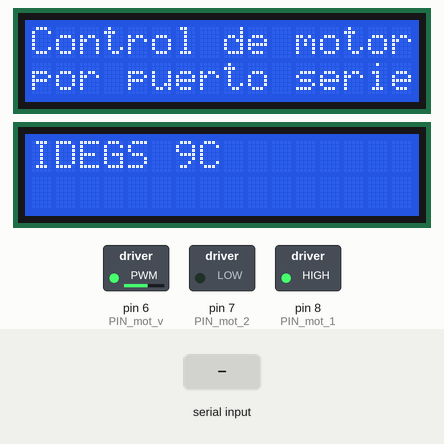
The sketch below on a simulated Arduino Uno, built with avr-gcc and run on an emulated ATmega328P. On the bench: 2 × 16×2 character LCD, switched loads named in the sketch (green lamp = pin HIGH). Inputs (shaded band) come from the test bench. What the sketch prints to the serial monitor is not drawn.

Above: at 1.4 s.
1.5 s: "r" received over Serial
At 2.5 s:
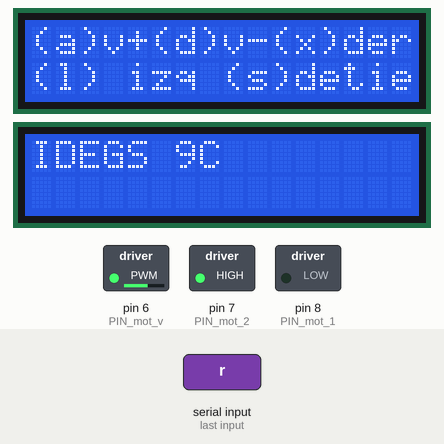
3.0 s: "s" received over Serial
At 3.6 s:
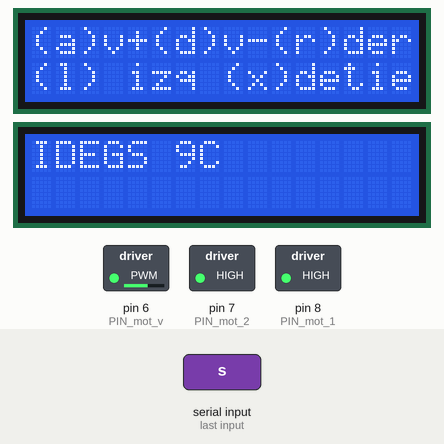
4.5 s: "a" received over Serial
At 5.7 s:
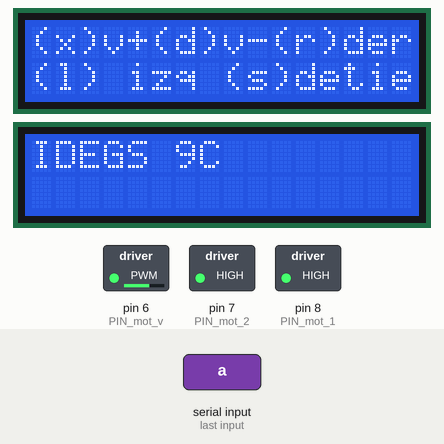
6.0 s: "d" received over Serial
At 7.1 s:
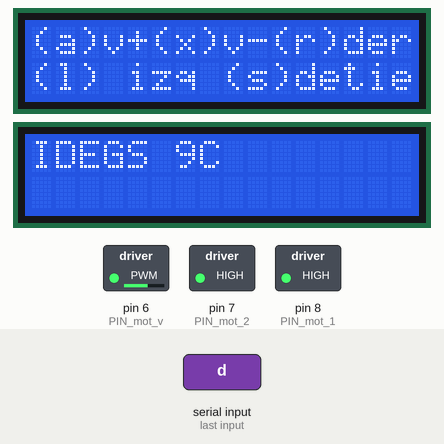
7.5 s: "l" received over Serial
At 8.2 s:
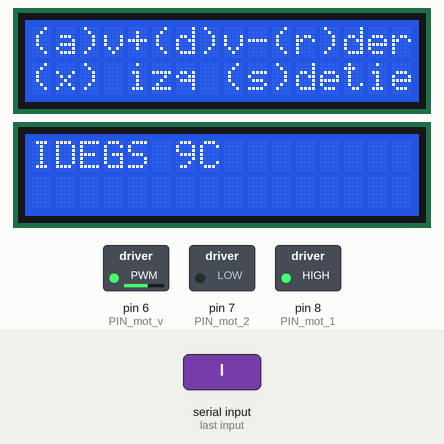
9.0 s: "t" received over Serial
At 9.5 s:
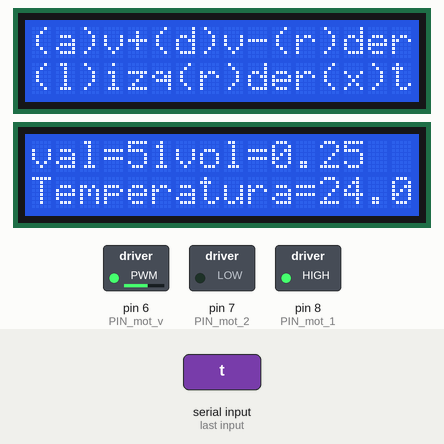
Timing chart, 0 to 11.5 s (numbered marks = the images above; inputs shaded):
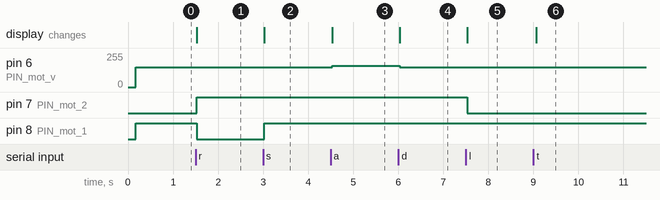

Measured:
- after the input at 1.5 s, pin 7 (PIN_mot_2): LOW → HIGH at once; pin 8 (PIN_mot_1): HIGH → LOW at once; the display: changes at once (image 1)
- after the input at 3.0 s, pin 8 (PIN_mot_1): LOW → HIGH at once; the display: changes at once (image 2)
- after the input at 4.5 s, pin 6 (PIN_mot_v): 150/255 → 160/255 at once; the display: changes at once (image 3)
- after the input at 6.0 s, pin 6 (PIN_mot_v): 160/255 → 150/255 at once; the display: changes at once (image 4)
- after the input at 7.5 s, pin 7 (PIN_mot_2): HIGH → LOW at once; the display: changes at once (image 5)
- after the input at 9.0 s, the display: changes after 0.07 s (image 6)

The sketch:

motor-app.ino
```cpp
#include <LCD_I2C.h>
#include <DHT.h>
#define DHTPIN 9
#define DHTTYPE DHT11
//Declarar pines de motor
#define PIN_mot_1 8
int PIN_mot_2 = 7;
int PIN_mot_v = 6;
int v=150; //Valor de la velocidad del motor (debe estar entre 0 y 255)
LCD_I2C lcd(0x20);
LCD_I2C lcd2(0x24);
DHT dht(DHTPIN,DHTTYPE); //dht.readHumidit(); dht.readTemperature(); isnan()

void setup() {
  Serial.begin(9600);  //Configuramos velocidad del puerto
  pinMode(PIN_mot_1,OUTPUT);
  pinMode(PIN_mot_2,OUTPUT);
  void aumentarVel();
  dht.begin();
  lcd.begin();
  lcd.backlight();
  lcd2.begin();
  lcd2.backlight();
  lcd.setCursor(0, 0); // se puede de 0 a 15 y de 0 a 1
  lcd.print("Control de motor!");
  lcd.setCursor(0, 1); // se puede de 0 a 15 y de 0 a 1
  lcd.print("por puerto serie");
  lcd2.setCursor(0, 0); // se puede de 0 a 15 y de 0 a 1
  lcd2.print("IDEGS 9C");

  analogWrite(PIN_mot_v,v);
  digitalWrite(PIN_mot_1,HIGH);
  digitalWrite(PIN_mot_2,LOW);
  menu();
}

void loop() {
  //Los pines analogicos tienen una resolución de 10 bits
  //esto equivale a un rango de 0 a 1023

  //v_recibido = (valor(PIN_S0)/1023)*5 <--- Los resultados son enteros
  //v_recibido = (valor(PIN_S0)/1023.0)*(5.0) <--- Los resultados son flotantes

  //el lm35 varia 10mV por cada grado centigrado si tenemos 27C -> voltaje=27*10mV=
  if(Serial.available()>0) {
    char dato=Serial.read();
    switch(dato) {
      case 'a': aumentarVel();
               break;
      case 'd':  disminuirVel();
               break;
      case 'r': giroDerecha();
               break;
      case 'l': giroIzquierda();
               break;
      case 's': detenerMot();
               break;
      case 't': leerLM35();
              break;
      case 'w':leerDHT11();
              break;
     default: break;
    }
  }
}

void aumentarVel() {
  lcd.setCursor(0,0);
               lcd.print("(x)v+(d)v-(r)der");
               lcd.setCursor(0,1);
               lcd.print("(l) izq (s)det");
               v=v+10;
               if(v>250) {
                v=250;
                 Serial.print("\fvel maxima");
               }
               else {
                Serial.print("\faumentando vel");
               }
               analogWrite(PIN_mot_v, v);
}

void disminuirVel() {
  lcd.setCursor(0,0);
               lcd.print("(a)v+(x)v-(r)der");
               lcd.setCursor(0,1);
               lcd.print("(l) izq (s)det");
               v=v-10;
               if(v<0) {
                v=0;
                 Serial.print("\fvel minima");
               }
               else {
                Serial.print("\fdisminuyendo vel");
               }
               analogWrite(PIN_mot_v, v);
}

void giroDerecha() {
  lcd.setCursor(0,0);
               lcd.print("(a)v+(d)v-(x)der");
               lcd.setCursor(0,1);
               lcd.print("(l) izq (s)det");
               Serial.print("\fgiro derecha");
               digitalWrite(PIN_mot_1, LOW);
               digitalWrite(PIN_mot_2, HIGH);
}

void giroIzquierda() {
  lcd.setCursor(0,0);
               lcd.print("(a)v+(d)v-(r)der");
               lcd.setCursor(0,1);
               lcd.print("(x) izq (s)det");
               Serial.print("\fgiro izquierda");
               digitalWrite(PIN_mot_1, HIGH);
               digitalWrite(PIN_mot_2, LOW);
}

void detenerMot() {
    lcd.setCursor(0,0);
               lcd.print("(a)v+(d)v-(r)der");
               lcd.setCursor(0,1);
               lcd.print("(l) izq (x)det");
               Serial.print("\fdeteniendo ");
               digitalWrite(PIN_mot_1, HIGH);
               digitalWrite(PIN_mot_2, HIGH);
}

void leerLM35() {
  lcd.setCursor(0,0);
              lcd.print("(a)v+(d)v-(r)der");
               lcd.setCursor(0,1);
               lcd.print("(l)izq(r)der(x)temp");
               Serial.print("\fleer temperatura");
               int valor =analogRead(A0);
               float voltaje=(valor*5.0)/1023.0;
               float temperatura=(int)(voltaje*100.0);
               lcd2.setCursor(0,0);
               lcd2.print("val=");
               lcd2.print(valor);
               Serial.print("Val= ");
               Serial.print(valor);
               lcd2.print("vol=");
               lcd2.print(voltaje);
               Serial.print("Volt= ");
               Serial.print(voltaje);
               lcd2.setCursor(0,1);
               lcd2.print("Temperatura=");
               lcd2.print(temperatura);
               Serial.print("Temp= ");
               Serial.print(temperatura);
}

void leerDHT11() {
  Serial.print("Temeratura y humedad desde DHT");
                byte RH=dht.readHumidity();
                byte Temp=dht.readTemperature();
                if(isnan(RH) || isnan(Temp)) {
                  lcd2.clear();
                  lcd2.setCursor(5,0);
                  lcd2.print("ERROR");
                  return;
                }
                else {
                  char temperature[]="Temp=00.0 C";
                  char humidity[]="RH=00.0%";
                  temperature[5]=Temp/10+48;
                  temperature[6]=Temp%10+48;
                  temperature[9]=Temp%10+48;
                  lcd2.clear();
                  lcd2.setCursor(0,0);
                  lcd2.print(temperature);
                  Serial.println(temperature);
                  humidity[3]=RH/10+48;
                  humidity[4]=RH%10+48;
                  lcd.setCursor(0,1);
                  lcd2.print(humidity);
                  Serial.println(humidity);
                }
}

void menu() {
   Serial.println("Control de motor");
   Serial.println("a para aumentar velocidad");
   Serial.println("d para disminuir velocidad");
   Serial.println("r para giro derecha");
   Serial.println("l para giro izquierda");
   Serial.println("s detener");
   Serial.println("t leer temperatura");
   Serial.println("w leer temp/humedad");
}
```
